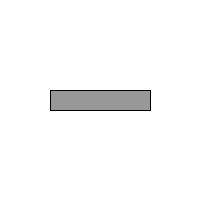
Frame 1 (no input)
Frame 60 (the mouse pressed at the canvas centre just before this capture): identical to frame 1, image omitted
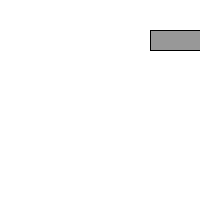
Frame 120 (the mouse held since frame 60 and released just before this capture)

The Processing sketch that drew these frames (run headless with seeded random() and noise(); from frame 60 on, the mouse is pressed at the canvas centre):

// Processing sketch: processing_79088
// ── processing_79088.pde

void setup (){
  size (200,200);
}
int posicioX = 50;
int posicioY = 90;
int pintar = #989898;
int rojo = #FF1717;
void draw (){
  background (255);
  fill (pintar);
  rect (posicioX,posicioY,100,20);
  println (mouseX);
  println (mouseY);
  if (mouseX >= posicioX && mouseX <= posicioX+100 && mouseY >= posicioY && mouseY <= posicioY+20){
    pintar = rojo;
    if (mousePressed){
      pintar = 0;
      posicioX = mouseX-posicioX + 100;
      posicioY = mouseY-posicioY + 20;
    }
  }
  else {
    pintar = #989898;
  }
}
    
